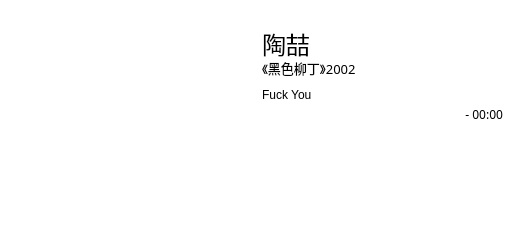
<?xml version="1.0" encoding="UTF-8"?>
<ui version="4.0">
 <class>MainWindow</class>
 <widget class="QMainWindow" name="MainWindow">
  <property name="geometry">
   <rect>
    <x>0</x>
    <y>0</y>
    <width>510</width>
    <height>245</height>
   </rect>
  </property>
  <property name="windowTitle">
   <string>MainWindow</string>
  </property>
  <property name="autoFillBackground">
   <bool>false</bool>
  </property>
  <property name="styleSheet">
   <string notr="true">background-color: rgba(255,255,255);</string>
  </property>
  <widget class="QWidget" name="centralwidget">
   <property name="minimumSize">
    <size>
     <width>510</width>
     <height>245</height>
    </size>
   </property>
   <property name="maximumSize">
    <size>
     <width>510</width>
     <height>245</height>
    </size>
   </property>
   <layout class="QHBoxLayout" name="horizontalLayout_2">
    <property name="spacing">
     <number>0</number>
    </property>
    <property name="leftMargin">
     <number>0</number>
    </property>
    <property name="topMargin">
     <number>0</number>
    </property>
    <property name="rightMargin">
     <number>0</number>
    </property>
    <property name="bottomMargin">
     <number>0</number>
    </property>
    <item>
     <widget class="QWidget" name="leftwidget" native="true">
      <property name="minimumSize">
       <size>
        <width>245</width>
        <height>245</height>
       </size>
      </property>
      <property name="maximumSize">
       <size>
        <width>245</width>
        <height>245</height>
       </size>
      </property>
      <layout class="QHBoxLayout" name="horizontalLayout">
       <property name="spacing">
        <number>0</number>
       </property>
       <property name="leftMargin">
        <number>0</number>
       </property>
       <property name="topMargin">
        <number>0</number>
       </property>
       <property name="rightMargin">
        <number>0</number>
       </property>
       <property name="bottomMargin">
        <number>0</number>
       </property>
       <item>
        <widget class="QPushButton" name="pushButtonCover">
         <property name="maximumSize">
          <size>
           <width>245</width>
           <height>245</height>
          </size>
         </property>
         <property name="baseSize">
          <size>
           <width>245</width>
           <height>245</height>
          </size>
         </property>
         <property name="cursor">
          <cursorShape>PointingHandCursor</cursorShape>
         </property>
         <property name="styleSheet">
          <string notr="true">border: none;
outline: none;</string>
         </property>
         <property name="text">
          <string/>
         </property>
         <property name="iconSize">
          <size>
           <width>245</width>
           <height>245</height>
          </size>
         </property>
        </widget>
       </item>
      </layout>
     </widget>
    </item>
    <item>
     <widget class="QWidget" name="rightwidget" native="true">
      <property name="minimumSize">
       <size>
        <width>265</width>
        <height>245</height>
       </size>
      </property>
      <property name="maximumSize">
       <size>
        <width>265</width>
        <height>245</height>
       </size>
      </property>
      <layout class="QGridLayout" name="gridLayout">
       <property name="leftMargin">
        <number>0</number>
       </property>
       <property name="topMargin">
        <number>0</number>
       </property>
       <property name="rightMargin">
        <number>0</number>
       </property>
       <property name="bottomMargin">
        <number>0</number>
       </property>
       <property name="spacing">
        <number>0</number>
       </property>
       <item row="1" column="3">
        <spacer name="horizontalSpacer_2">
         <property name="orientation">
          <enum>Qt::Horizontal</enum>
         </property>
         <property name="sizeType">
          <enum>QSizePolicy::Fixed</enum>
         </property>
         <property name="sizeHint" stdset="0">
          <size>
           <width>7</width>
           <height>25</height>
          </size>
         </property>
        </spacer>
       </item>
       <item row="8" column="1">
        <spacer name="horizontalSpacer_3">
         <property name="orientation">
          <enum>Qt::Horizontal</enum>
         </property>
         <property name="sizeType">
          <enum>QSizePolicy::Fixed</enum>
         </property>
         <property name="sizeHint" stdset="0">
          <size>
           <width>170</width>
           <height>5</height>
          </size>
         </property>
        </spacer>
       </item>
       <item row="1" column="0">
        <spacer name="horizontalSpacer">
         <property name="orientation">
          <enum>Qt::Horizontal</enum>
         </property>
         <property name="sizeType">
          <enum>QSizePolicy::Fixed</enum>
         </property>
         <property name="sizeHint" stdset="0">
          <size>
           <width>17</width>
           <height>25</height>
          </size>
         </property>
        </spacer>
       </item>
       <item row="4" column="1" colspan="2">
        <spacer name="verticalSpacer">
         <property name="orientation">
          <enum>Qt::Vertical</enum>
         </property>
         <property name="sizeType">
          <enum>QSizePolicy::Fixed</enum>
         </property>
         <property name="sizeHint" stdset="0">
          <size>
           <width>20</width>
           <height>10</height>
          </size>
         </property>
        </spacer>
       </item>
       <item row="3" column="1" colspan="2">
        <widget class="QLabel" name="labelAlbum">
         <property name="sizePolicy">
          <sizepolicy hsizetype="Preferred" vsizetype="Fixed">
           <horstretch>0</horstretch>
           <verstretch>0</verstretch>
          </sizepolicy>
         </property>
         <property name="minimumSize">
          <size>
           <width>0</width>
           <height>20</height>
          </size>
         </property>
         <property name="font">
          <font>
           <family>Sans Serif</family>
           <pointsize>10</pointsize>
           <weight>50</weight>
           <italic>false</italic>
           <bold>false</bold>
          </font>
         </property>
         <property name="styleSheet">
          <string notr="true">color: '#333';
</string>
         </property>
         <property name="text">
          <string>《黑色柳丁》2002</string>
         </property>
        </widget>
       </item>
       <item row="7" column="1" colspan="2">
        <widget class="QLabel" name="timeLabel">
         <property name="sizePolicy">
          <sizepolicy hsizetype="MinimumExpanding" vsizetype="Fixed">
           <horstretch>0</horstretch>
           <verstretch>0</verstretch>
          </sizepolicy>
         </property>
         <property name="minimumSize">
          <size>
           <width>0</width>
           <height>10</height>
          </size>
         </property>
         <property name="maximumSize">
          <size>
           <width>16777215</width>
           <height>10</height>
          </size>
         </property>
         <property name="font">
          <font>
           <family>Sans Serif</family>
           <pointsize>9</pointsize>
          </font>
         </property>
         <property name="text">
          <string>- 00:00</string>
         </property>
         <property name="alignment">
          <set>Qt::AlignRight|Qt::AlignTrailing|Qt::AlignVCenter</set>
         </property>
        </widget>
       </item>
       <item row="6" column="1" colspan="2">
        <widget class="Phonon::SeekSlider" name="seekSlider" native="true">
         <property name="sizePolicy">
          <sizepolicy hsizetype="Preferred" vsizetype="Fixed">
           <horstretch>0</horstretch>
           <verstretch>0</verstretch>
          </sizepolicy>
         </property>
         <property name="minimumSize">
          <size>
           <width>150</width>
           <height>7</height>
          </size>
         </property>
         <property name="maximumSize">
          <size>
           <width>16777215</width>
           <height>7</height>
          </size>
         </property>
         <property name="styleSheet">
          <string notr="true">QSlider::groove:horizontal {
     border: none;
     height: 2px;
     background: '#EEE';
 }

 QSlider::handle:horizontal {
     background: '#9dd6c5';
     border: none;
     width: 18px;
     margin: -2px 0;
     border-radius: 1px;
 }

QSlider::add-page:horizontal {
     background: '#EEE';
     border: none;
 }

 QSlider::sub-page:horizontal {
     background: '#9dd6c5';
     border: none;
 }</string>
         </property>
        </widget>
       </item>
       <item row="2" column="1" colspan="2">
        <widget class="QLabel" name="labelArtist">
         <property name="sizePolicy">
          <sizepolicy hsizetype="Preferred" vsizetype="Fixed">
           <horstretch>0</horstretch>
           <verstretch>0</verstretch>
          </sizepolicy>
         </property>
         <property name="minimumSize">
          <size>
           <width>0</width>
           <height>30</height>
          </size>
         </property>
         <property name="font">
          <font>
           <pointsize>18</pointsize>
           <weight>50</weight>
           <italic>false</italic>
           <bold>false</bold>
          </font>
         </property>
         <property name="styleSheet">
          <string notr="true">color: '#333';
</string>
         </property>
         <property name="text">
          <string>陶喆</string>
         </property>
        </widget>
       </item>
       <item row="8" column="2">
        <widget class="Phonon::VolumeSlider" name="volumeSlider" native="true">
         <property name="sizePolicy">
          <sizepolicy hsizetype="MinimumExpanding" vsizetype="Fixed">
           <horstretch>0</horstretch>
           <verstretch>0</verstretch>
          </sizepolicy>
         </property>
         <property name="minimumSize">
          <size>
           <width>50</width>
           <height>10</height>
          </size>
         </property>
         <property name="whatsThis">
          <string/>
         </property>
         <property name="styleSheet">
          <string notr="true">QSlider::groove:horizontal {
    border: none;
    height: 2px;
    background: '#EEE';
}

QSlider::sub-page:horizontal {
    background: '#9dd6c5';
    height: 2px;
    border: none;
}

QSlider::add-page:horizontal {
    background: '#EEE';
    height: 2px;
    border: none;
}

QSlider::handle:horizontal {
    background: '#9dd6c5';
    border: none;
    width: 6px;
    border-radius: 1px;
}</string>
         </property>
        </widget>
       </item>
       <item row="10" column="1" colspan="2">
        <spacer name="verticalSpacer_2">
         <property name="orientation">
          <enum>Qt::Vertical</enum>
         </property>
         <property name="sizeType">
          <enum>QSizePolicy::Fixed</enum>
         </property>
         <property name="sizeHint" stdset="0">
          <size>
           <width>20</width>
           <height>70</height>
          </size>
         </property>
        </spacer>
       </item>
       <item row="5" column="1" colspan="2">
        <widget class="QLabel" name="labelTitle">
         <property name="sizePolicy">
          <sizepolicy hsizetype="Preferred" vsizetype="Fixed">
           <horstretch>0</horstretch>
           <verstretch>0</verstretch>
          </sizepolicy>
         </property>
         <property name="font">
          <font>
           <weight>50</weight>
           <italic>false</italic>
           <bold>false</bold>
          </font>
         </property>
         <property name="toolTip">
          <string>sssss</string>
         </property>
         <property name="whatsThis">
          <string/>
         </property>
         <property name="styleSheet">
          <string notr="true">color: '#9dd6c5';
</string>
         </property>
         <property name="text">
          <string>Fuck You</string>
         </property>
        </widget>
       </item>
       <item row="1" column="2">
        <widget class="QPushButton" name="pushButtonToggle">
         <property name="minimumSize">
          <size>
           <width>28</width>
           <height>28</height>
          </size>
         </property>
         <property name="maximumSize">
          <size>
           <width>28</width>
           <height>28</height>
          </size>
         </property>
         <property name="cursor">
          <cursorShape>PointingHandCursor</cursorShape>
         </property>
         <property name="layoutDirection">
          <enum>Qt::RightToLeft</enum>
         </property>
         <property name="styleSheet">
          <string notr="true">background: url(:/player/pause.png) no-repeat center;
border: none;
outline: none;
background-color: '#9dd6c5';
border-radius: 1px;
</string>
         </property>
         <property name="text">
          <string/>
         </property>
         <property name="autoDefault">
          <bool>true</bool>
         </property>
        </widget>
       </item>
       <item row="11" column="1" colspan="2">
        <layout class="QHBoxLayout" name="horizontalLayoutControl">
         <property name="spacing">
          <number>22</number>
         </property>
         <property name="leftMargin">
          <number>50</number>
         </property>
         <property name="topMargin">
          <number>0</number>
         </property>
         <property name="rightMargin">
          <number>0</number>
         </property>
         <property name="bottomMargin">
          <number>0</number>
         </property>
         <item>
          <widget class="QPushButton" name="pushButtonHeart">
           <property name="minimumSize">
            <size>
             <width>28</width>
             <height>28</height>
            </size>
           </property>
           <property name="maximumSize">
            <size>
             <width>28</width>
             <height>28</height>
            </size>
           </property>
           <property name="cursor">
            <cursorShape>PointingHandCursor</cursorShape>
           </property>
           <property name="styleSheet">
            <string notr="true">border-image: url(:/player/heart.png);
border: none;
outline: none;</string>
           </property>
           <property name="text">
            <string/>
           </property>
           <property name="autoDefault">
            <bool>true</bool>
           </property>
           <property name="flat">
            <bool>true</bool>
           </property>
          </widget>
         </item>
         <item>
          <widget class="QPushButton" name="pushButtonTrash">
           <property name="minimumSize">
            <size>
             <width>28</width>
             <height>28</height>
            </size>
           </property>
           <property name="maximumSize">
            <size>
             <width>28</width>
             <height>28</height>
            </size>
           </property>
           <property name="cursor">
            <cursorShape>PointingHandCursor</cursorShape>
           </property>
           <property name="styleSheet">
            <string notr="true">border-image: url(:/player/trash.png);
border: none;
outline: none;</string>
           </property>
           <property name="text">
            <string/>
           </property>
           <property name="autoDefault">
            <bool>true</bool>
           </property>
           <property name="flat">
            <bool>true</bool>
           </property>
          </widget>
         </item>
         <item>
          <widget class="QPushButton" name="pushButtonSkip">
           <property name="minimumSize">
            <size>
             <width>28</width>
             <height>28</height>
            </size>
           </property>
           <property name="maximumSize">
            <size>
             <width>28</width>
             <height>28</height>
            </size>
           </property>
           <property name="cursor">
            <cursorShape>PointingHandCursor</cursorShape>
           </property>
           <property name="styleSheet">
            <string notr="true">border-image: url(:/player/skip.png);
border: none;
outline: none;</string>
           </property>
           <property name="text">
            <string/>
           </property>
           <property name="autoDefault">
            <bool>true</bool>
           </property>
           <property name="flat">
            <bool>true</bool>
           </property>
          </widget>
         </item>
         <item>
          <widget class="QPushButton" name="pushButtonShare">
           <property name="minimumSize">
            <size>
             <width>28</width>
             <height>28</height>
            </size>
           </property>
           <property name="maximumSize">
            <size>
             <width>28</width>
             <height>28</height>
            </size>
           </property>
           <property name="cursor">
            <cursorShape>PointingHandCursor</cursorShape>
           </property>
           <property name="styleSheet">
            <string notr="true">border-image: url(:/player/share.png);
border: none;
outline: none;</string>
           </property>
           <property name="text">
            <string/>
           </property>
          </widget>
         </item>
        </layout>
       </item>
       <item row="12" column="1" colspan="2">
        <spacer name="verticalSpacer_3">
         <property name="orientation">
          <enum>Qt::Vertical</enum>
         </property>
         <property name="sizeHint" stdset="0">
          <size>
           <width>20</width>
           <height>40</height>
          </size>
         </property>
        </spacer>
       </item>
      </layout>
     </widget>
    </item>
   </layout>
  </widget>
 </widget>
 <layoutdefault spacing="0" margin="0"/>
 <customwidgets>
  <customwidget>
   <class>Phonon::SeekSlider</class>
   <extends>QWidget</extends>
   <header location="global">phonon/seekslider.h</header>
  </customwidget>
  <customwidget>
   <class>Phonon::VolumeSlider</class>
   <extends>QWidget</extends>
   <header location="global">phonon/volumeslider.h</header>
  </customwidget>
 </customwidgets>
 <resources>
  <include location="resources/res.qrc"/>
 </resources>
 <connections/>
</ui>
